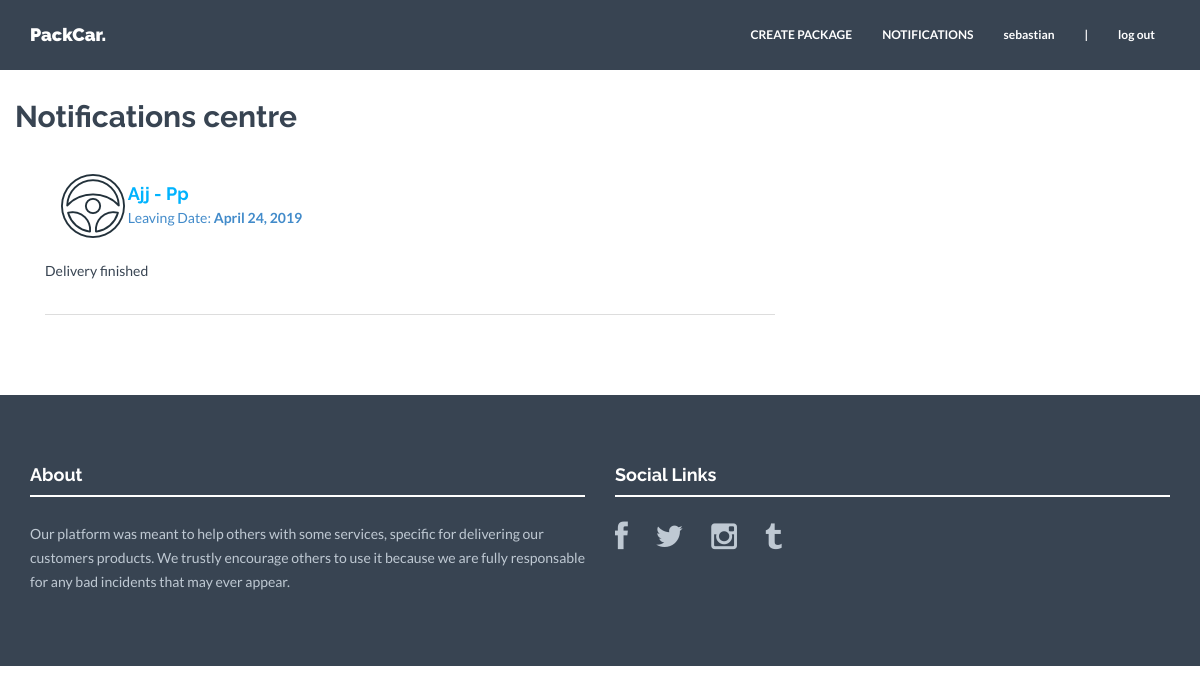
The app's page /manager/ (signed in) with its own data.
### package/models.py (models this page shows)
class Offer(models.Model):
    driver = models.ForeignKey(Driver, related_name='offers', blank=True,
                               null=True)
    package = models.ForeignKey(Package, related_name='offers', blank=True,
                               null=True)
    driver_user = models.ForeignKey(User, related_name='received_offers', blank=True,
                               null=True)
    package_user = models.ForeignKey(User, related_name='sent_offers', blank=True,
                               null=True)
    accepted = models.BooleanField(default=False)
    completed = models.BooleanField(default=False)

### drivers/models.py (models this page shows)
class Driver(models.Model):
    departure = models.CharField(null=True, max_length=300)
    arrival = models.CharField(null=True, max_length=300)
    departure_date = models.DateField(null=True)
    departure_time = models.TimeField(null=True)
    arrival_date = models.DateField(null=True)
    arrival_time = models.TimeField(null=True)
    phonenumber = PhoneNumberField(null=True)
    author = models.ForeignKey(User, related_name='drivers')
    slug = models.SlugField(default=uuid.uuid1, unique=True)

### package/views.py (the view)
# urls.py: url(r'^manager/', views.manager, name="manager"),
@login_required
def manager(request):
    if request.method == 'POST':
        print "dd"
    return render(request, "package/manager.html", {
    })

### templates/package/manager.html (shortened to what this page needs)
<!DOCTYPE html>
<html lang="en">
  <head>
    {% load staticfiles %}
    <link href="{% static "assets/css/bootstrap.css" %}" rel="stylesheet">
    <link href="{% static "assets/css/bootstrap.vertical-tabs.min.css" %}" rel="stylesheet">
    <link href="{% static "assets/css/datepicker.css" %}" rel="stylesheet">
    <link href="{% static "assets/css/bootstrap.vertical-tabs.css" %}" rel="stylesheet">
    <link href="{% static "assets/css/bootstrap-datetimepicker.min.css" %}" rel="stylesheet">
    <link href="{% static "assets/less/datepicker.less" %}" rel="stylesheet">
    <link href="{% static "assets/css/style.css" %}" rel="stylesheet">
    <link href="{% static "assets/css/font-awesome.min.css" %}" rel="stylesheet">
    <link rel="stylesheet" type="text/css" media="screen" href="http://tarruda.github.com/bootstrap-datetimepicker/assets/css/bootstrap-datetimepicker.min.css">
  </head>
  <body>
    <div class="navbar navbar-default navbar-fixed-top" role="navigation">
      <div class="container">
        <div class="navbar-header">
          <a class="navbar-brand" href="/">PackCar.</a>
        </div>
        <div class="navbar-collapse collapse navbar-right">
          <ul class="nav navbar-nav">
            <li class="active"><a href="/"></a></li>
            <li><a href="/packages">CREATE PACKAGE</a></li>
            <li><a href="/manager">NOTIFICATIONS</a></li>
            <li><a>{{ request.user.username }}</a></li>
            <li><a>|</a></li>
            <li><a href="/logout">log out</a></li>
          </ul>
        </div>
      </div>
    </div>
	 <div class="container mtb">
	 	<div class="row">
	 		<div class="col-lg-12">
		 		<div class="row">
		 			<h2 class="pull-left" style="margin-right: 15px;">Notifications centre</h2>
		 		</div>
		 		<br>
				<div class="col-lg-8 col-md-8 col-sm-8 col-xs-12">
                       {% for route in request.user.received_offers.all %}
                                        <ul class="nav nav-tabs">
				      <li>
				      	<a data-toggle="tab">
				      	<ul id="vertica-tab-infos">
				      		<li>
				      			<img class="media-object" src="{% static "assets/img/vectors/car-v.png" %}" alt="box-vector">
					      	</li>
					      	<li>
					      		<h4 class="media-heading" style="color: #00b3fe;">{{ route.driver.departure }} - {{ route.driver.arrival }}</h4>
								<span>Leaving Date: <b> {{ route.driver.departure_date }}</b></span>
				      		</li>
				      	</ul>
				      	</a>
                        {% if route.accepted == False %}
                        <a href="/accept/{{route.id}}"><button type="button" class="btn btn-success">Accept</button></a>
                        <a href="/decline/{{route.id}}"><button type="button" class="btn btn-danger">Decline</button></form></a>
                        {% elif route.completed == False %}
                        <p>Here's your client's number: {{ route.package.phonenumber }}</p>
                        <a href="/finish/{{route.id}}"><button type="button" class="btn btn-success">Finish delivery</button></a>
                        {% elif route.completed == True %}
                        <p>Delivery finished</p>
                        {% endif %}
                        <br>
				      </li>
                                    </ul>
				      {% endfor %}
				</div>
			</div><! --/col-lg-12 -->
	 	</div><! --/row -->
	 </div><! --/container -->
	 <div id="footerwrap">
	 	<div class="container">
		 	<div class="row">
		 		<div class="col-lg-6 col-md-6 col-sm-12">
		 			<h4>About</h4>
		 			<div class="hline-w"></div>
		 			<p>Our platform was meant to help others with some services, specific for delivering our customers products. We trustly encourage others to use it because we are fully responsable for any bad incidents that may ever appear.</p>
		 		</div>
		 		<div class="col-lg-6 col-md-6 col-sm-12">
		 			<h4>Social Links</h4>
		 			<div class="hline-w"></div>
		 			<p>
		 				<a href="#"><i class="fa fa-facebook"></i></a>
		 				<a href="#"><i class="fa fa-twitter"></i></a>
		 				<a href="#"><i class="fa fa-instagram"></i></a>
		 				<a href="#"><i class="fa fa-tumblr"></i></a>
		 			</p>
		 		</div>
		 	</div><! --/row -->
	 	</div><! --/container -->
	 </div><! --/footerwrap -->
  </body>
</html>

### static/assets/css/style.css (style rules this page uses)
* { margin: 0; padding: 0px; }
body { background: #ffffff; margin: 0; height: 100%; color: #384452; font-family: 'Lato', sans-serif; font-weight: 400; }
h1, h2, h3, h4, h5, h6 { font-family: 'Raleway', sans-serif; font-weight: 700; }
p { padding: 0; margin-bottom: 12px; font-family: 'Lato', sans-serif; font-weight: 400; font-size: 14px; line-height: 24px; color: #384452; margin-top: 10px; }
img { height: auto; max-width: 100%; }
a { padding: 0; margin: 0; text-decoration: none; -webkit-transition: background-color .4s linear, color .4s linear; -moz-transition: background-color .4s linear, color .4s linear; -o-transition: background-color .4s linear, color .4s linear; -ms-transition: background-color .4s linear, color .4s linear; transition: background-color .4s linear, color .4s linear; }
.navbar { min-height: 70px; padding-top: 10px; margin-bottom: 0px; }
.navbar-brand { font-family: 'Raleway', sans-serif; font-weight: 900; }
.navbar-header .navbar-brand { color: white; }
.navbar-default .navbar-nav > li > a { color: white; font-weight: 700; font-size: 12px; }
.navbar-default .navbar-nav > .active > a, .navbar-default .navbar-nav > .active > a:hover, .navbar-default .navbar-nav > .active > a:focus { color: #00b3fe; background-color: transparent; }
.navbar-default { background-color: #384452; border-color: transparent; }
.mtb { margin-top: 80px; margin-bottom: 80px; }
.hline-w { border-bottom: 2px solid #ffffff; margin-bottom: 25px; }
#footerwrap { padding-top: 60px; padding-bottom: 60px; background: #384452; }
#footerwrap p { color: #bfc9d3; }
#footerwrap h4 { color: white; }
#footerwrap i { font-size: 30px; color: #bfc9d3; padding-right: 25px; }
#vertica-tab-infos li { display: inline-block; vertical-align: middle; }

### records on screen
Offer: driver.departure "Ajj", driver.arrival "Pp", driver.departure_date "April 24, 2019", accepted "Delivery finished"

### other values on screen
{{ request.user.username }} "sebastian"
